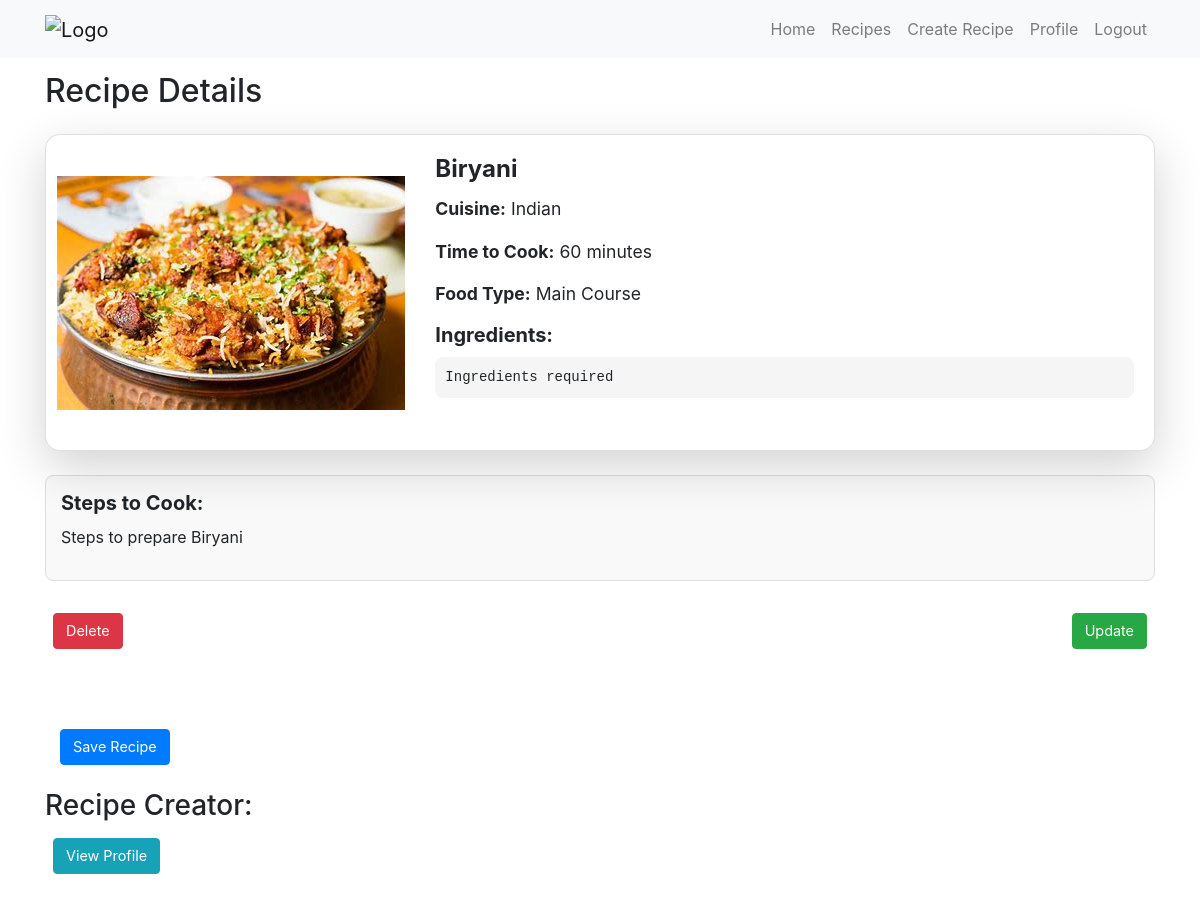
Page /recipe/recipe-detail/36 on the committed database.
### recipe/models.py (models this page shows, shortened)
class RecipeModel(models.Model):
    chef = models.ForeignKey(get_user_model(),on_delete=models.CASCADE,related_name="RecipeModel_chef",null=True,blank=True)
    recipe_name = models.CharField(max_length=200)
    picture = models.ImageField(upload_to='recipes/',blank=True,null=True)
    cuisine = models.CharField(max_length=100, default='Unknown')
    time_to_cook = models.CharField(max_length=100,default=0)
    food_type = models.CharField(max_length=100,default='Unknown')
    description = models.TextField()
    ingredients = models.TextField(blank=True, null=True)
    updated_at = models.DateTimeField(auto_now=True)
    created_at = models.DateTimeField(auto_now_add=True, editable=False)

### recipe/views.py (the view)
# urls.py: path('recipe-detail/<int:id>',recipe_detail, name='recipe_detail'),
def recipe_detail(request,id):
    recipe = get_object_or_404(RecipeModel,id=id)
    creator_username = recipe.chef.username if recipe.chef else None
    context = {
        'recipe': recipe,
        'creator_username': creator_username
    }
    return render(request, 'recipe_detail.html', context)

### recipe/templates/recipe_detail.html (shortened to what this page needs)
{% extends "base.html" %}
{% block body %}
{% include "navbar.html" %}
<div class="container mt-5 pt-4">
    <h2 class="mb-4">Recipe Details</h2>
    <div class="card mb-4 shadow-lg">
        <div class="row g-0">
            <div class="col-md-4 d-flex justify-content-center align-items-center">
                <img src="{{ recipe.picture.url }}" class="img-fluid rounded-start" style="max-height: 300px; object-fit: cover;" alt="{{ recipe.recipe_name }}">
            </div>
            <div class="col-md-8">
                <div class="card-body">
                    <h3 class="card-title">{{ recipe.recipe_name }}</h3>
                    <p class="card-text"><strong>Cuisine:</strong> {{ recipe.cuisine }}</p>
                    <p class="card-text"><strong>Time to Cook:</strong> {{ recipe.time_to_cook }} minutes</p>
                    <p class="card-text"><strong>Food Type:</strong> {{ recipe.food_type }}</p>
                    <div class="mb-3">
                        <h4>Ingredients:</h4>
                        <pre>{{ recipe.ingredients }}</pre>
                    </div>
                </div>
            </div>
        </div>
    </div>
    <div class="steps-box mb-4">
        <h4>Steps to Cook:</h4>
        <p class="steps-text">{{ recipe.description }}</p>
    </div>
    <div class="d-flex justify-content-between">
        <form method="post" action="{% url 'delete_recipe_view' recipe.id %}">
            <button type="submit" class="btn btn-danger">Delete</button>
        </form>
        <a href="{% url 'update_recipe_view' recipe.id %}" class="btn btn-success">Update</a>
    </div>
    {% include "saving.html"%}
    {% if creator_username %}
    <div class="mt-4">
        <h3>Recipe Creator:</h3>
        <p>
            <a href="{% url 'profile_view' username=creator_username %}" class="btn btn-info">
                View Profile
            </a>
        </p>
    </div>
    {% endif %}
</div>
{% endblock %}

### recipe/templates/recipe_detail.html (style rules this page uses)
.card { border-radius: 15px; }
.card-title { font-size: 1.5rem; font-weight: bold; }
.card-text { font-size: 1.1rem; }
.btn { font-size: 0.9rem; }
.btn-danger, .btn-success, .btn-info { margin: 0.5rem; }
.steps-box { border: 1px solid #ddd; padding: 15px; border-radius: 8px; background-color: #f9f9f9; }
.steps-box h4 { font-size: 1.25rem; font-weight: bold; margin-bottom: 10px; }
.steps-text { white-space: pre-wrap; }
.card-body { display: flex; flex-direction: column; }
.card img { max-height: 300px; width: auto; }
.row.g-0 { margin: 0; }
.col-md-4, .col-md-8 { padding: 0; }
.mb-3 h4 { font-size: 1.25rem; font-weight: bold; margin-bottom: 10px; }
pre { background-color: #f5f5f5; padding: 10px; border-radius: 8px; white-space: pre-wrap; word-wrap: break-word; }

### rows in the picture
RecipeModel: picture (picture), recipe_name "Biryani", cuisine "Indian", time_to_cook "60", food_type "Main Course", ingredients "Ingredients required", description "Steps to prepare Biryani"
